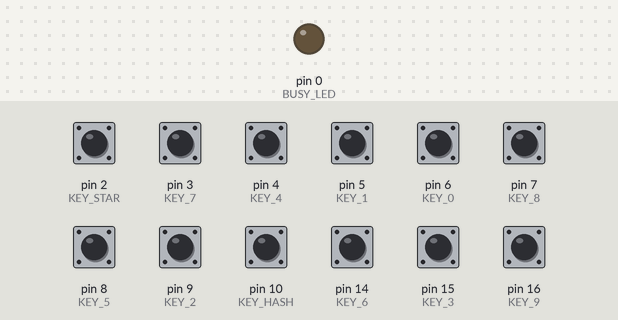
Simulated run of this sketch. Board: Arduino Leonardo, built with avr-gcc and run on an emulated ATmega32U4. On the bench: output pins drawn as LEDs (lit = HIGH). The test bench sets the inputs (shaded band); at power-on: pin 2 (KEY_STAR), pin 3 (KEY_7), pin 4 (KEY_4), pin 5 (KEY_1), pin 6 (KEY_0), pin 7 (KEY_8), pin 8 (KEY_5), pin 9 (KEY_2), pin 10 (KEY_HASH), pin 14 (KEY_6), pin 15 (KEY_3), pin 16 (KEY_9) HIGH. USB keyboard and mouse output is not drawn.

Above: at 1.2 s.
1.3 s: pin 10 (KEY_HASH) pulled LOW for 1 s
At 1.79 s:
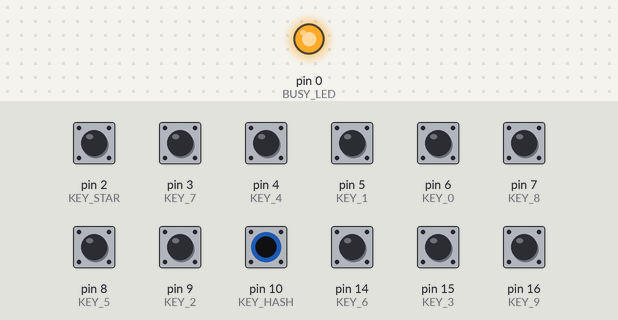
4.3 s: pin 2 (KEY_STAR) pulled LOW for 0.15 s
At 46.3 s:
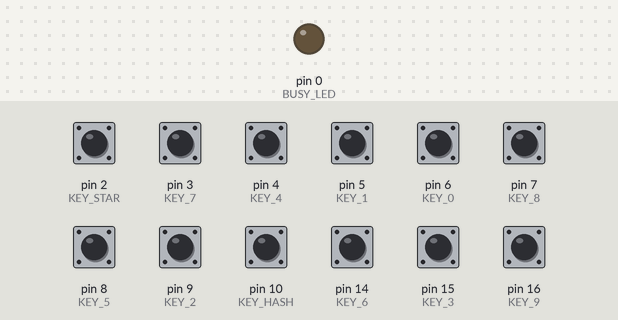
Timing chart, 0 to 47.3 s (numbered marks = the images above; inputs shaded):
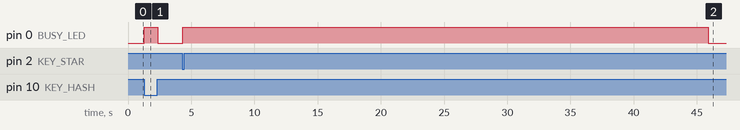

Measured:
- after the input at 1.3 s, pin 0 (BUSY_LED): LOW → HIGH at once, → LOW 1.0 s later
- after the input at 4.3 s, pin 0 (BUSY_LED): LOW → HIGH after 0.05 s, → LOW 41.6 s later

The sketch:

simple_keypad.ino
```cpp
#include <Keyboard.h>

int RXLED = 17;
// define the different elite game modes
const int OPEN = 1;
const int PRIVATE = 2;
const int SOLO = 3;

// set the arduino pins for each key
const int KEY_1 = 5;
const int KEY_2 = 9;
const int KEY_3 = 15;
const int KEY_4 = 4;
const int KEY_5 = 8;
const int KEY_6 = 14;
const int KEY_7 = 3;
const int KEY_8 = 7;
const int KEY_9 = 16;
const int KEY_0 = 6;
const int KEY_STAR = 2;
const int KEY_HASH = 10;

// and the pin for the LED
const int BUSY_LED = 0;

// define the various E:D keys here
const char UISelect = ' ';
const char UINextTab = 'e';
const char OpenGalaxyMap = 'g';
const char TargetPanel = '1';
const char InterfacePanelDown = 's';
const char InterfacePanelUp = 'w';
const char InterfacePanelLeft = 'q';
const char InterfacePanelRight = 'e';
const char InterfacePanelPrevious = 'q';
const char InterfacePanelSelect = ' ';
const char UIPanelRight = 'd';
const char UIPanelLeft = 'a';
const char UIPanelUp = 'w';
const char UIPanelDown = 's';
const char UIPanelSelect = ' ';

const int spinning_ship_delay = 20000;
const int station_ident_delay = 5000;

// This is the mode that's used the first time around.
int game_mode = OPEN;

void setup() {
  pinMode(KEY_1, INPUT_PULLUP);
  pinMode(KEY_2, INPUT_PULLUP);
  pinMode(KEY_3, INPUT_PULLUP);
  pinMode(KEY_4, INPUT_PULLUP);
  pinMode(KEY_5, INPUT_PULLUP);
  pinMode(KEY_6, INPUT_PULLUP);
  pinMode(KEY_7, INPUT_PULLUP);
  pinMode(KEY_8, INPUT_PULLUP);
  pinMode(KEY_9, INPUT_PULLUP);
  pinMode(KEY_0, INPUT_PULLUP);
  pinMode(KEY_STAR, INPUT_PULLUP);
  pinMode(KEY_HASH, INPUT_PULLUP);

  pinMode(BUSY_LED, OUTPUT);

  Keyboard.begin();
}

void loop() {
  if (digitalRead(KEY_1) == LOW) {
    //slowPrint(InterfacePanelUp);
    //Keyboard.write(InterfacePanelUp);
    Keyboard.press(InterfacePanelUp);
    delay(100);
    Keyboard.releaseAll();
  }
  else if (digitalRead(KEY_2) == LOW) {
    //Keyboard.write(UIPanelUp);
  }
  else if (digitalRead(KEY_3) == LOW) {
    //Keyboard.write('3');
  }
  else if (digitalRead(KEY_4) == LOW) {
    //slowPrint(InterfacePanelDown);
    //Keyboard.write(InterfacePanelDown);
    Keyboard.press(InterfacePanelDown);
    delay(100);
    Keyboard.releaseAll();
  }
    else if (digitalRead(KEY_5) == LOW) {
    //Keyboard.write(UIPanelSelect);
  }
    else if (digitalRead(KEY_6) == LOW) {
    //Keyboard.write(UIPanelRight);
  }
    else if (digitalRead(KEY_7) == LOW) {
        digitalWrite(BUSY_LED, HIGH);
        digitalWrite(RXLED, HIGH);
        TXLED1;
        acceptMission();
  }
    else if (digitalRead(KEY_8) == LOW) {
        digitalWrite(BUSY_LED, HIGH);
        digitalWrite(RXLED, HIGH);
        TXLED1;
        completeMission();
  }
    else if (digitalRead(KEY_9) == LOW) {
    //Keyboard.write('9');
  }
    else if (digitalRead(KEY_0) == LOW) {
        digitalWrite(BUSY_LED, HIGH);
        digitalWrite(RXLED, HIGH);
        TXLED1;
        requestDocking();
  }
    else if (digitalRead(KEY_STAR) == LOW) {
        digitalWrite(BUSY_LED, HIGH);
        digitalWrite(RXLED, HIGH);
        TXLED1;
        refreshBBS();
  }
    else if (digitalRead(KEY_HASH) == LOW) {
        digitalWrite(BUSY_LED, HIGH);
        digitalWrite(RXLED, HIGH);
        TXLED1;
        updateMarketPrices();
  }
  delay(50);
  digitalWrite(BUSY_LED, LOW);
  digitalWrite(RXLED, LOW);
  TXLED0;
}

// Prints a given string one character at a time, with a delay between characters and a long press of the keys.
// the default key press duration was too low for elite.
void slowPrint(char* string, int keyPressTime = 100, int delayBetweenKeypress = 400)
{
  // This is how long the key should be pressed
  //const int keyPressTime = 100;
  // This is how long of a delay there should be between keypresses
  //const int delayBetweenKeypress = 200;

  for (int index = 0; index < strlen(string); index++)
  {
    Keyboard.press(string[index]);
    delay(keyPressTime);
    Keyboard.releaseAll();

    delay(delayBetweenKeypress);
  }
}

void refreshBBS() {
    char highlightQuit[6] = {InterfacePanelDown, InterfacePanelDown, InterfacePanelDown, InterfacePanelDown, InterfacePanelDown};
    char selectYes[3] = {UIPanelRight, InterfacePanelSelect};
    char downThenSelect[3] = {InterfacePanelDown, InterfacePanelSelect};
    char highlightSolo[3] = {InterfacePanelDown, InterfacePanelDown};
    char selectString[2] = {InterfacePanelSelect};
    char selectBBS[5] = {InterfacePanelDown, InterfacePanelDown, InterfacePanelDown, InterfacePanelSelect};

  // Go to in game menu
  Keyboard.write(KEY_ESC);
  //Keyboard.print("KEY_ESC");
  delay(1000);
  // highlight quit to main menu

  slowPrint(highlightQuit);
  delay(1000);
  // select option
  slowPrint(selectString);
  delay(1000);
  // yes, we're sure
  slowPrint(selectYes);
  delay(4000);
  // "start"
  slowPrint(downThenSelect);
  delay(1000);
  //open/private/solo mode
  if (game_mode == OPEN){
    game_mode = PRIVATE;
  }
  else if (game_mode == PRIVATE){
    slowPrint(downThenSelect);
    game_mode = SOLO;
  }
  else if (game_mode == SOLO) {
    slowPrint(highlightSolo);
    game_mode = OPEN;
  }
  else
  {
    // open mode is the default
    game_mode = OPEN;
  }
  // select the mode (or the private group if it's mode 2) that's highlighted
  delay(500);
  slowPrint(selectString);
  // wait for the spinning ship...
  delay(spinning_ship_delay);
  // select starport services
  slowPrint(selectString);
  delay(station_ident_delay);
  // select BBS
  slowPrint(selectBBS);
}

void updateMarketPrices() {
  Keyboard.write(KEY_F7);
}

void requestDocking() {
   char dockingString[ ] = {TargetPanel, InterfacePanelRight, InterfacePanelRight, InterfacePanelSelect, InterfacePanelDown, InterfacePanelSelect, InterfacePanelPrevious, InterfacePanelPrevious, TargetPanel};
   slowPrint(dockingString, 100, 100);
}

void acceptMission() {
    char missionString[ ] = {InterfacePanelSelect, UIPanelRight, InterfacePanelSelect};
    slowPrint(missionString);
}

void completeMission() {
    char missionString[ ] = {InterfacePanelSelect, UIPanelRight, InterfacePanelSelect};
    char selectString[2] = {InterfacePanelSelect};
    slowPrint(missionString);
    delay(1500);
    slowPrint(selectString);
}
// void targetNearestStation() {
// }

// void targetNextSystem() {
// }
```
